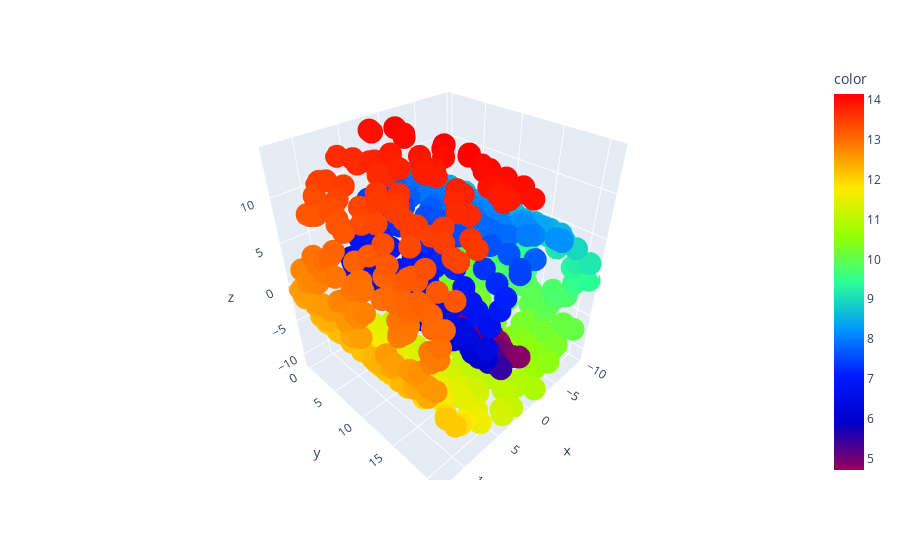

The notebook cell this image was saved under:
### Code cell
#Plot Data
fig=px.scatter_3d(x=X.T[0], y=X.T[1], z=X.T[2], color=c,
              color_continuous_scale=px.colors.sequential.Rainbow)
fig.show()

fig.write_image("swis.png")

### Figure 1 — Plotly figure (JSON) as saved in the notebook; plotly's stock layout.template omitted (floating-point values rounded to 4 significant figures; data arrays with more than 128 entries replaced by an {"elided": "..."} marker saying what was removed)
{"data": [{"hovertemplate": "x=%{x}<br>y=%{y}<br>z=%{z}<br>color=%{marker.color}<extra></extra>", "legendgroup": "", "marker": {"color": {"elided": "800 float values"}, "coloraxis": "coloraxis", "symbol": "circle"}, "mode": "markers", "name": "", "scene": "scene", "showlegend": false, "type": "scatter3d", "x": {"elided": "800 float values"}, "y": {"elided": "800 float values"}, "z": {"elided": "800 float values"}}], "layout": {"coloraxis": {"colorbar": {"title": {"text": "color"}}, "colorscale": [[0, "rgb(150,0,90)"], [0.125, "rgb(0,0,200)"], [0.25, "rgb(0,25,255)"], [0.375, "rgb(0,152,255)"], [0.5, "rgb(44,255,150)"], [0.625, "rgb(151,255,0)"], [0.75, "rgb(255,234,0)"], [0.875, "rgb(255,111,0)"], [1, "rgb(255,0,0)"]]}, "legend": {"tracegroupgap": 0}, "margin": {"t": 60}, "scene": {"domain": {"x": [0, 1], "y": [0, 1]}, "xaxis": {"title": {"text": "x"}}, "yaxis": {"title": {"text": "y"}}, "zaxis": {"title": {"text": "z"}}}}}
